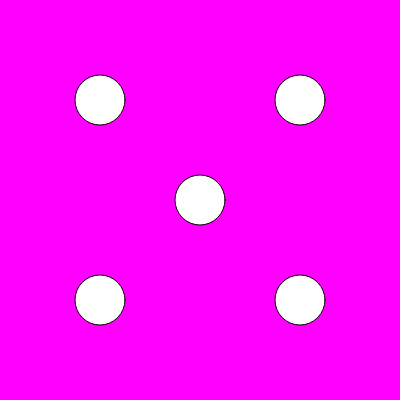
Frame 1 (no input)
Frame 60 (no input): identical to frame 1, image omitted
Frame 120 (the mouse pressed at the canvas centre since frame 60): identical to frame 1, image omitted

The p5.js sketch that drew this single still picture (run headless with seeded random() and noise() and a simulated clock; from frame 60 on, the mouse is pressed at the canvas centre):

// p5.js sketch
// ── sketch.js
function setup() {
	createCanvas(400,400);
	console.log("Circle!");
}

function draw() {
	background(255,0,255);
	ellipse(200,200,50,50);
	ellipse(100,100,50,50);
	ellipse(300,100,50,50);
	ellipse(100,300,50,50);
	ellipse(300,300,50,50);
}
